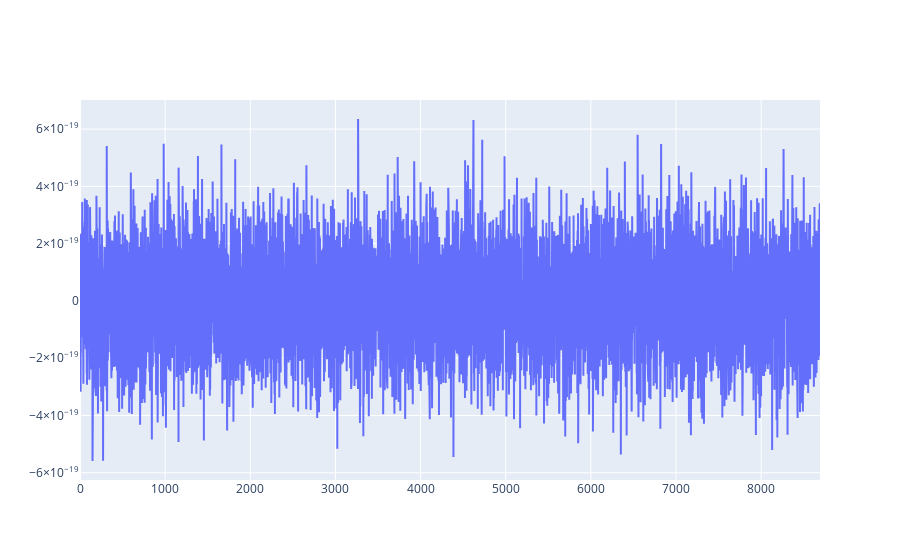

Notebook code cell kept with this figure:
### Code cell
fig = make_subplots(rows=1, cols=1)

fig.add_trace(
    go.Scatter(x=list(range(len(noisy_signals[0]))), y=noisy_signals[0], mode="lines", name="signal"),
    row=1,
    col=1,
)
fig.show()

### Figure 1 — Plotly figure (JSON) as saved in the notebook; plotly's stock layout.template omitted (floating-point values rounded to 4 significant figures; data arrays with more than 128 entries replaced by an {"elided": "..."} marker saying what was removed)
{"data": [{"mode": "lines", "name": "signal", "type": "scatter", "x": {"elided": "8692 int values"}, "xaxis": "x", "y": {"elided": "8692 float values"}, "yaxis": "y"}], "layout": {"xaxis": {"anchor": "y", "domain": [0, 1]}, "yaxis": {"anchor": "x", "domain": [0, 1]}}}
